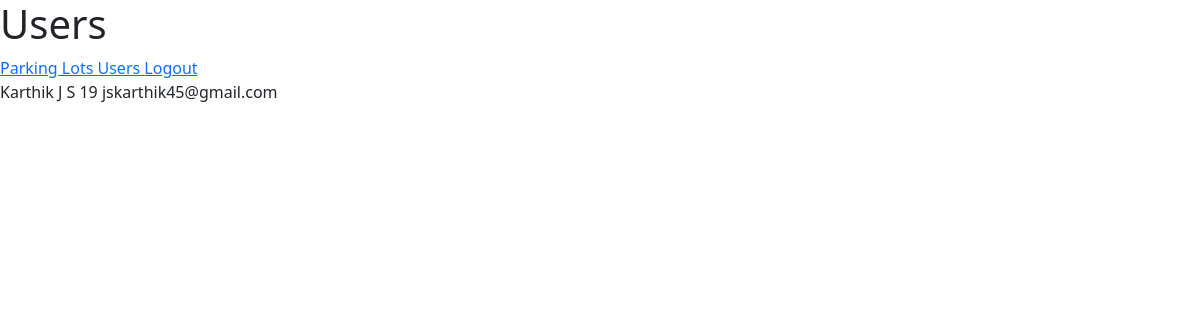
Before: /admin/dashboard/users (signed in) with the older database file.
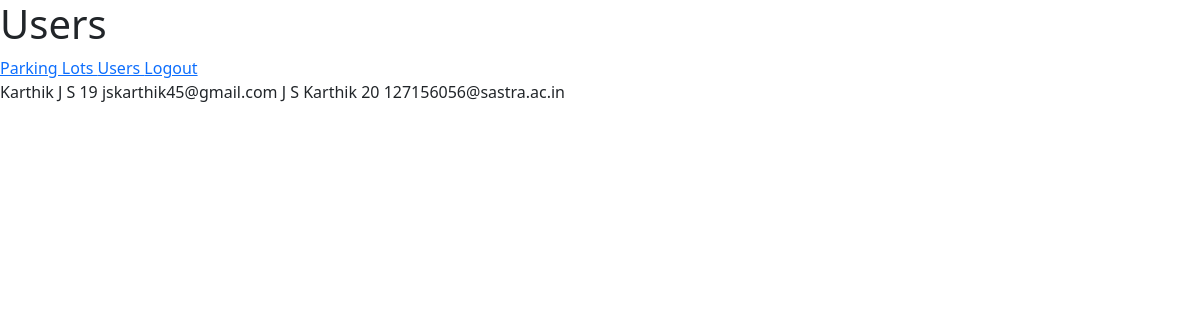
After: the same page with the newer database file.
### models/userInfo.py (models this page shows)
class User(db.Model) :
    __tablename__ = "user"
    id = db.Column(db.Integer, primary_key = True, autoincrement = True)
    firstName = db.Column(db.String)
    lastName = db.Column(db.String)
    age = db.Column(db.Integer)
    addressId = db.Column(db.Integer, db.ForeignKey("address.id"))
    email = db.Column(db.String, unique = True)
    password = db.Column(db.String, unique = True)
    address = db.relationship("Address", backref = "users") #user and address is M - 1
    reservedParkingSpots = db.relationship("ReservedParkingSpot", backref = "user") #user and reserved parking spot is 1 - M

### controllers/adminDashboard.py (the view)
@adminbp.route("/dashboard/users", methods = ["GET"])
def users() :
    if request.method == "GET" :
        users = db.session.execute(db.select(User)).scalars().all()
        return render_template("displayUsers.html", users = users)

### controllers/adminDashboard.py (called while the page is built)
@adminbp.before_request
def restrict() :
    if session.get("type") != "admin" :
        return redirect(url_for("general.signIn"))

### templates/displayUsers.html (shortened to what this page needs)
<!DOCTYPE html>
<html>
    <head>
        <link rel = "stylesheet" href = "/static/bootstrap/css/bootstrap.min.css"/>
        <link rel = "stylesheet" href = "/static/css/style.css"/>
    </head>
    <body>
        <h1>
        </h1>
        <div>
            <a href = "/admin/dashboard">
                Parking Lots
            </a>
            <a href = "/admin/dashboard/users">
                Users
            </a>
            <a href = "/signIn">
                Logout
            </a>
        </div>
        <div>
            {% for user in users %}
                <span>
                    {{ user.firstName }}
                </span>
                <span>
                    {{ user.lastName }}
                </span>
                <span>
                    {{ user.age }}
                </span>
                <span>
                    {{ user.email }}
                </span>
            {% endfor %}
        </div>
    </body>
</html>

Changed rows visible on the page:
added User: firstName "J S", lastName "Karthik", age "20", email "127156056@sastra.ac.in"
